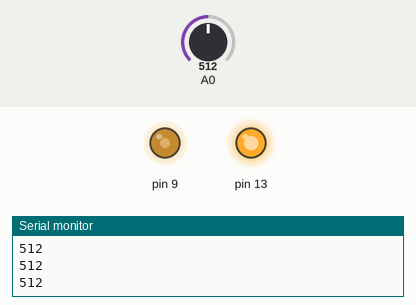
Recording of a sketch running on a simulated Arduino Uno, built with avr-gcc and run on an emulated ATmega328P. Shown: output pins drawn as LEDs (lit = HIGH), the last lines printed to the serial monitor. Inputs (shaded band) come from the test bench; at power-on: A0 = 512.

Above: at 1.2 s.
1.3 s: A0 set to 716
At 2.5 s:
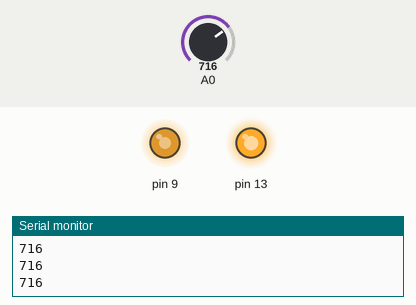
2.8 s: A0 set to 900
At 3.9 s:
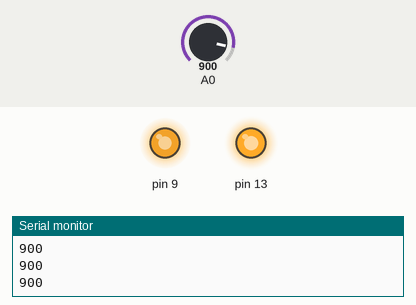
4.3 s: A0 set to 122
At 4.9 s:
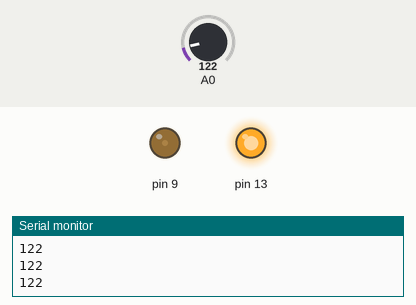
5.8 s: A0 set to 0
At 6.1 s:
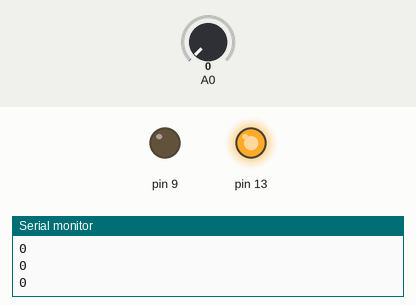
Timing chart, 0 to 8.3 s (numbered marks = the images above; inputs shaded):
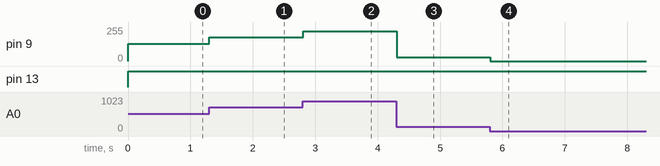

Measured:
- after the input at 1.3 s, pin 9: 128/255 → 179/255 at once
- after the input at 2.8 s, pin 9: 179/255 → 225/255 at once
- after the input at 4.3 s, pin 9: 225/255 → 30/255 at once
- after the input at 5.8 s, pin 9: 30/255 → 0/255 at once

The sketch:

MOTOR.ino
```cpp
int i;
int x;
void setup() {
  // put your setup code here, to run once:
pinMode(13,OUTPUT);
pinMode(A0,INPUT);
pinMode(9,OUTPUT);
Serial.begin(9600);
}

void loop() {
  // put your main code here, to run repeatedly:
 digitalWrite(13,HIGH);
 i = analogRead(A0);
Serial.println(i);
x = i/4;
analogWrite(9,x);
}
```
